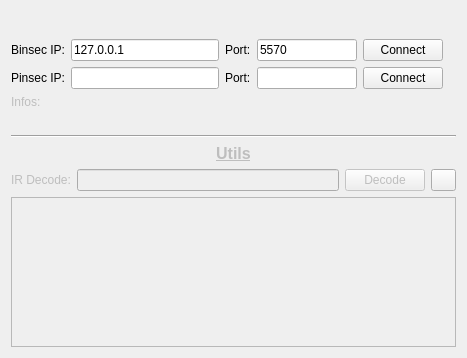
<?xml version="1.0" encoding="UTF-8"?>
<ui version="4.0">
 <class>Main</class>
 <widget class="QWidget" name="Main">
  <property name="geometry">
   <rect>
    <x>0</x>
    <y>0</y>
    <width>467</width>
    <height>358</height>
   </rect>
  </property>
  <property name="maximumSize">
   <size>
    <width>16777215</width>
    <height>16777215</height>
   </size>
  </property>
  <property name="windowTitle">
   <string>IDASec</string>
  </property>
  <layout class="QVBoxLayout" name="verticalLayout">
   <item>
    <layout class="QVBoxLayout" name="master_layout">
     <item>
      <widget class="QLabel" name="idasec_title">
       <property name="font">
        <font>
         <pointsize>14</pointsize>
         <weight>75</weight>
         <bold>true</bold>
        </font>
       </property>
       <property name="text">
        <string/>
       </property>
       <property name="pixmap">
        <pixmap resource="resources.qrc">:/icons/icons/idasec_small.png</pixmap>
       </property>
       <property name="alignment">
        <set>Qt::AlignCenter</set>
       </property>
      </widget>
     </item>
     <item>
      <layout class="QHBoxLayout" name="binsec_layout">
       <item>
        <widget class="QLabel" name="binsec_label">
         <property name="text">
          <string>Binsec IP:</string>
         </property>
        </widget>
       </item>
       <item>
        <widget class="QLineEdit" name="binsec_ip_field">
         <property name="text">
          <string>127.0.0.1</string>
         </property>
        </widget>
       </item>
       <item>
        <widget class="QLabel" name="label_3">
         <property name="text">
          <string>Port:</string>
         </property>
        </widget>
       </item>
       <item>
        <widget class="QLineEdit" name="binsec_port_field">
         <property name="sizePolicy">
          <sizepolicy hsizetype="Expanding" vsizetype="Fixed">
           <horstretch>0</horstretch>
           <verstretch>0</verstretch>
          </sizepolicy>
         </property>
         <property name="maximumSize">
          <size>
           <width>100</width>
           <height>16777215</height>
          </size>
         </property>
         <property name="text">
          <string>5570</string>
         </property>
        </widget>
       </item>
       <item>
        <widget class="QPushButton" name="binsec_connect_button">
         <property name="text">
          <string>Connect</string>
         </property>
        </widget>
       </item>
       <item>
        <widget class="QLabel" name="binsec_label_status">
         <property name="text">
          <string/>
         </property>
        </widget>
       </item>
      </layout>
     </item>
     <item>
      <layout class="QHBoxLayout" name="pinsec_layout">
       <item>
        <widget class="QLabel" name="pinsec_label">
         <property name="text">
          <string>Pinsec IP:</string>
         </property>
        </widget>
       </item>
       <item>
        <widget class="QLineEdit" name="pinsec_ip_field"/>
       </item>
       <item>
        <widget class="QLabel" name="label_2">
         <property name="text">
          <string>Port:</string>
         </property>
        </widget>
       </item>
       <item>
        <widget class="QLineEdit" name="pinsec_port_field">
         <property name="maximumSize">
          <size>
           <width>100</width>
           <height>16777215</height>
          </size>
         </property>
        </widget>
       </item>
       <item>
        <widget class="QPushButton" name="pinsec_connect_button">
         <property name="text">
          <string>Connect</string>
         </property>
        </widget>
       </item>
       <item>
        <widget class="QLabel" name="pinsec_label_status">
         <property name="text">
          <string/>
         </property>
        </widget>
       </item>
      </layout>
     </item>
     <item>
      <widget class="QLabel" name="infos_title_label">
       <property name="enabled">
        <bool>false</bool>
       </property>
       <property name="text">
        <string>Infos:</string>
       </property>
      </widget>
     </item>
     <item>
      <widget class="QLabel" name="infos_label">
       <property name="text">
        <string/>
       </property>
      </widget>
     </item>
     <item>
      <widget class="Line" name="line">
       <property name="orientation">
        <enum>Qt::Horizontal</enum>
       </property>
      </widget>
     </item>
     <item>
      <widget class="QLabel" name="utils_label">
       <property name="enabled">
        <bool>false</bool>
       </property>
       <property name="font">
        <font>
         <pointsize>12</pointsize>
         <weight>75</weight>
         <italic>false</italic>
         <bold>true</bold>
         <underline>true</underline>
        </font>
       </property>
       <property name="text">
        <string>Utils</string>
       </property>
       <property name="alignment">
        <set>Qt::AlignCenter</set>
       </property>
      </widget>
     </item>
     <item>
      <layout class="QHBoxLayout" name="horizontalLayout">
       <item>
        <widget class="QLabel" name="ir_label">
         <property name="enabled">
          <bool>false</bool>
         </property>
         <property name="text">
          <string>IR Decode:</string>
         </property>
        </widget>
       </item>
       <item>
        <widget class="QLineEdit" name="dba_decode_field">
         <property name="enabled">
          <bool>false</bool>
         </property>
         <property name="toolTip">
          <string>Instruction Hex eg:85db</string>
         </property>
         <property name="text">
          <string/>
         </property>
        </widget>
       </item>
       <item>
        <widget class="QPushButton" name="dba_decode_button">
         <property name="enabled">
          <bool>false</bool>
         </property>
         <property name="text">
          <string>Decode</string>
         </property>
        </widget>
       </item>
       <item>
        <widget class="QPushButton" name="here_decode_button">
         <property name="maximumSize">
          <size>
           <width>25</width>
           <height>25</height>
          </size>
         </property>
         <property name="text">
          <string/>
         </property>
         <property name="icon">
          <iconset resource="resources.qrc">
           <normaloff>:/icons/icons/open-iconic-master/png/3x/target-3x.png</normaloff>:/icons/icons/open-iconic-master/png/3x/target-3x.png</iconset>
         </property>
         <property name="iconSize">
          <size>
           <width>12</width>
           <height>12</height>
          </size>
         </property>
        </widget>
       </item>
      </layout>
     </item>
     <item>
      <widget class="QTextEdit" name="ir_textarea">
       <property name="enabled">
        <bool>false</bool>
       </property>
       <property name="font">
        <font>
         <family>DejaVu Sans Mono</family>
        </font>
       </property>
       <property name="cursorWidth">
        <number>1</number>
       </property>
      </widget>
     </item>
    </layout>
   </item>
  </layout>
 </widget>
 <resources>
  <include location="resources.qrc"/>
 </resources>
 <connections>
  <connection>
   <sender>dba_decode_button</sender>
   <signal>clicked()</signal>
   <receiver>ir_textarea</receiver>
   <slot>clear()</slot>
   <hints>
    <hint type="sourcelabel">
     <x>453</x>
     <y>199</y>
    </hint>
    <hint type="destinationlabel">
     <x>248</x>
     <y>283</y>
    </hint>
   </hints>
  </connection>
 </connections>
</ui>
